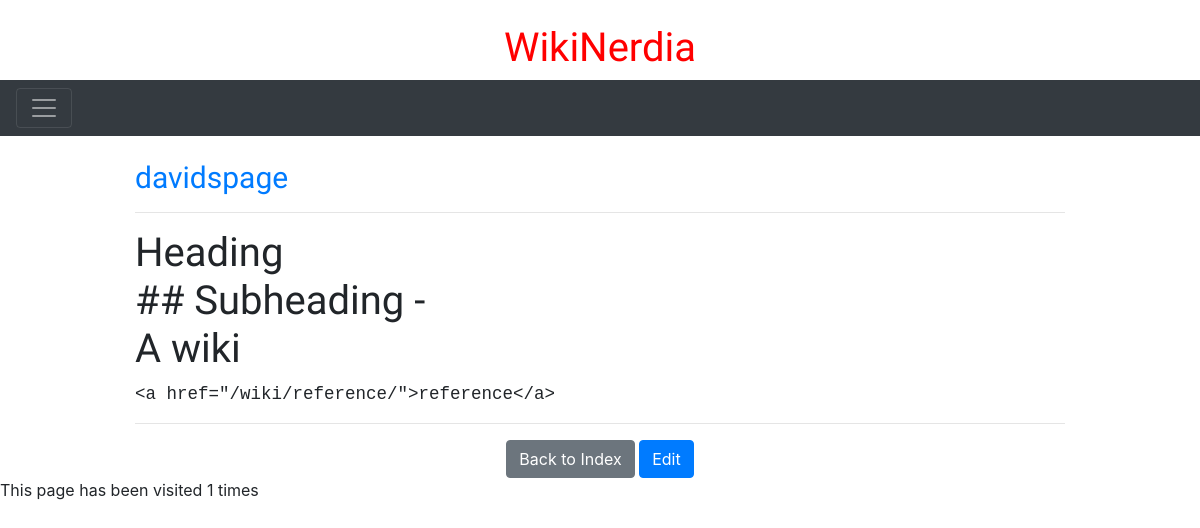
Before: /wiki/davidspage/ with the older database file.
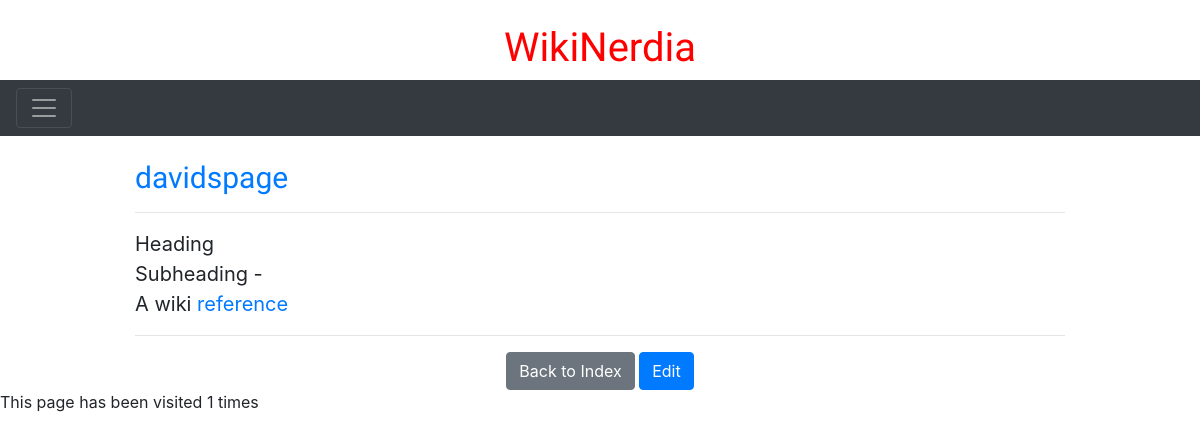
After: the same page with the newer database file.
### wiki/models.py (models this page shows, shortened)
class Page(models.Model):
    title = models.CharField(max_length=64, primary_key=True)
    content = models.TextField()
    counter = models.IntegerField(default=0)

### wiki/views.py (the view)
# urls.py: path('<str:pk>/', views.view_page, name='detail'),
def view_page(request, pk):
    try:
        page = Page.objects.get(pk=pk)
        page.counter += 1
        page.save()
        return render(request, 'wiki/detail.html', {'page': page})
    except Page.DoesNotExist:
        return render(request, 'wiki/create_page.html', {'page_name': pk})

### wiki/templatetags/wiki_tags.py (called while the page is built)
@register.filter
def markup(text):
    return markdown.markdown(text)

@register.filter
def wikify(text):
    return wikiWord.sub(r'''
    <a href="/wiki/\1/">\1</a>
    ''', text)

### wiki/templates/wiki/detail.html (shortened to what this page needs)
{% extends "wiki/base.html" %}
{% load wiki_tags %}
{% block content %}
{% block contentTitle %}
<nav class="navbar navbar-dark bg-dark">
    <button class="navbar-toggler" type="button" data-toggle="collapse" data-target="#navbarToggleExternalContent"
        aria-controls="navbarToggleExternalContent" aria-expanded="false" aria-label="Toggle navigation">
        <span class="navbar-toggler-icon"></span>
    </button>
</nav>
<br>
<div class="container" style="width: 80%;">
    <h2 class="text-primary" style="font-size: 30px;">{{page.title}}</h2>
    {% endblock %}
    <hr />
    <div style="font-size: 20px; "> {{page.content|wikify|markup|safe}}</div>
    <hr />
    <div style="text-align: center;">
        <a href="{% url 'wiki:index' %}"><button class="btn btn-secondary">Back to Index</button></a>
        <a href="{% url 'wiki:edit_page' page.title%}"><button class="btn btn-primary">Edit</button></a>
    </div>
</div>
This page has been visited {{ page.counter }} times
{% endblock %}

Changed rows visible on the page:
changed Page "davidspage": content|wikify "Heading ## Subheading - A wiki <a href=\"/wiki/reference/\">reference</a>" → "Heading Subheading - A wiki reference"
